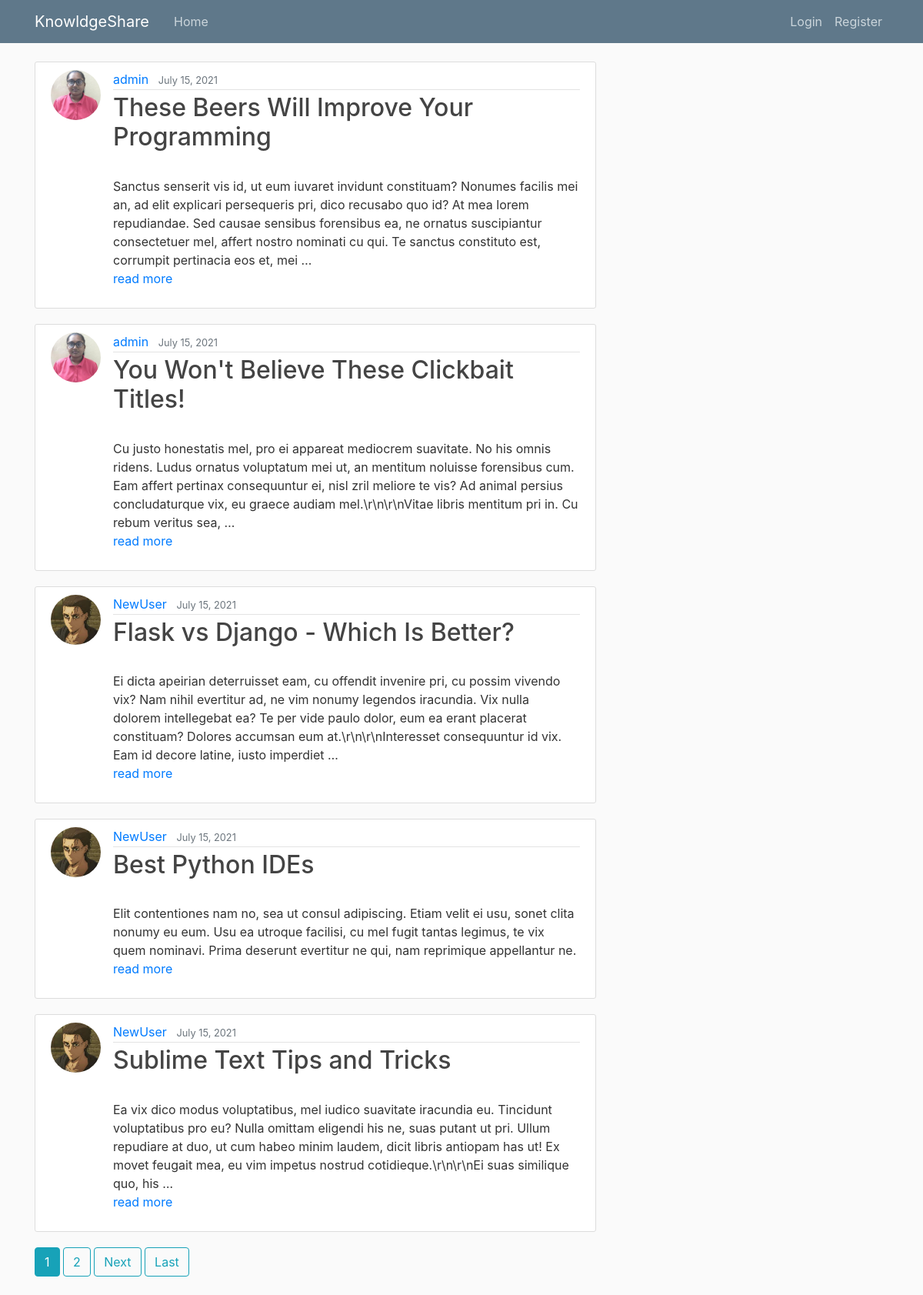
The page / on the database its author committed.
### home/models.py (models this page shows, shortened)
class post(models.Model):
    title = models.CharField(max_length=100)
    content = RichTextField(blank=True,null=True)
    date_posted = models.DateTimeField(default=timezone.now)
    author = models.ForeignKey(User,on_delete=CASCADE)
    likes = models.ManyToManyField(User,related_name='blog_posts')

### users/models.py (models this page shows, shortened)
class Profile(models.Model):
    user = models.OneToOneField(User,on_delete=CASCADE)
    image = models.ImageField(default='default1.jpeg',upload_to='profile_pics')

### home/views.py (the view)
# urls.py: path('', PostListView.as_view(), name='blog-home'),
class PostListView(ListView):
    model = post
    template_name = 'home/index.html'
    context_object_name = 'posts'
    ordering = ['-date_posted']
    paginate_by = 5

### home/templates/home/index.html (shortened to what this page needs)
{% extends "home/base.html" %}
{% block content %}
    {% for post in posts %}
        <article class="media content-section">
          <img src="{{post.author.profile.image.url}}" class="rounded-circle article-img">
          <div class="media-body">
            <div class="article-metadata">
              <a class="mr-2" href="{% url 'user-posts' post.author.username %}">{{ post.author }}</a>
              <small class="text-muted">{{ post.date_posted|date:"F d, Y" }}</small>
            </div>
            <h2><a class="article-title" href="{% url 'post-detail' post.id%}">{{ post.title }}</a></h2>
            <p class = "article-content">
              {{ post.content|safe|truncatewords:"50" }}
              <a href="{% url 'post-detail' post.id%}">read more</a>
            </p>
          </div>
        </article>
    {% endfor %}
    {% if is_paginated %}
        {% for num in page_obj.paginator.page_range %}
          {% if page_obj.number == num %}
          <a class= "btn btn-info mb-4" href="?page={{ num }}">{{num}}</a>
          {% elif num > page_obj.number|add:'-2' and num < page_obj.number|add:'2'  %}
          <a class= "btn btn-outline-info mb-4" href="?page={{ num }}">{{num}}</a>
          {% endif %}
        {% endfor %}
        {% if page_obj.has_next %}
          <a class= "btn btn-outline-info mb-4" href="?page={{ page_obj.next_page_number }}">Next</a>
          <a class= "btn btn-outline-info mb-4" href="?page={{ page_obj.paginator.num_pages }}">Last</a>
        {% endif %}
    {% endif %}
{% endblock content %}

### home/templates/home/base.html (shortened to what this page needs)
{% load static %}
<!DOCTYPE html>
<html>
<head>
    <link rel="stylesheet" href="https://maxcdn.bootstrapcdn.com/bootstrap/4.0.0/css/bootstrap.min.css">
    <link rel="stylesheet" href="https://cdnjs.cloudflare.com/ajax/libs/font-awesome/5.15.3/css/all.min.css" />
    <link rel="stylesheet" type="text/css" href="{% static 'home/main.css' %}">
</head>
<body>
    <header class="site-header">
      <nav class="navbar navbar-expand-md navbar-dark bg-steel fixed-top">
        <div class="container">
          <a class="navbar-brand mr-4" href="{% url 'blog-home' %}">KnowldgeShare</a>
          <div class="collapse navbar-collapse" id="navbarToggle">
            <div class="navbar-nav mr-auto">
              <a class="nav-item nav-link" href="{% url 'blog-home' %}">Home</a>
            </div>
            <div class="navbar-nav">
              {% if user.is_authenticated %}
              <a class="nav-item nav-link" href="{% url 'post-create' %}">New Post</a>
              <a class="nav-item nav-link" href="{% url 'profile' %}">{{ user.username }}</a>
              <a class="nav-item nav-link" href="{% url 'logout' %}">Logout</a>
              {% else %}
                <a class="nav-item nav-link" href="{% url 'login' %}">Login</a>
                <a class="nav-item nav-link" href="{% url 'register' %}">Register</a>
              {% endif %}
            </div>
          </div>
        </div>
      </nav>
    </header>
    <main role="main" class="container">
      <div class="row">
        <div class="col-md-8">
          {% block content %}{% endblock %}
        </div>
      </div>
    </main>
</body>
</html>

### home/static/home/main.css (style rules this page uses)
body { background: #fafafa; color: #333333; margin-top: 5rem; }
h1, h2, h3, h4, h5, h6 { color: #444444; }
.bg-steel { background-color: #5f788a; }
.site-header .navbar-nav .nav-link { color: #cbd5db; }
.content-section { background: #ffffff; padding: 10px 20px; border: 1px solid #dddddd; border-radius: 3px; margin-bottom: 20px; }
.article-title { color: #444444; }
.article-content { white-space: pre-line; }
.article-img { height: 65px; width: 65px; margin-right: 16px; }
.article-metadata { padding-bottom: 1px; margin-bottom: 4px; border-bottom: 1px solid #e3e3e3 }

### rows shown on the page
post: author.profile.image (picture), author "admin", date_posted "July 15, 2021", title "These Beers Will Improve Your Programming", content "Sanctus senserit vis id, ut eum iuvaret invidunt constituam? Nonumes facilis mei an, ad elit explicari persequeris pri, dico recusabo quo id? At mea lorem repudiandae. Sed causae sensibus forensibus ea, ne ornatus suscipiantur consectetuer mel, affert nostro nominati cu qui. Te sanctus constituto est, corrumpit pertinacia eos et, mei …"
post: author.profile.image (picture), author "admin", date_posted "July 15, 2021", title "You Won't Believe These Clickbait Titles!", content "Cu justo honestatis mel, pro ei appareat mediocrem suavitate. No his omnis ridens. Ludus ornatus voluptatum mei ut, an mentitum noluisse forensibus cum. Eam affert pertinax consequuntur ei, nisl zril meliore te vis? Ad animal persius concludaturque vix, eu graece audiam mel.\\r\\n\\r\\nVitae libris mentitum pri in. Cu rebum veritus sea, …"
post: author.profile.image (placeholder picture), author "NewUser", date_posted "July 15, 2021", title "Flask vs Django - Which Is Better?", content "Ei dicta apeirian deterruisset eam, cu offendit invenire pri, cu possim vivendo vix? Nam nihil evertitur ad, ne vim nonumy legendos iracundia. Vix nulla dolorem intellegebat ea? Te per vide paulo dolor, eum ea erant placerat constituam? Dolores accumsan eum at.\\r\\n\\r\\nInteresset consequuntur id vix. Eam id decore latine, iusto imperdiet …"
post: author.profile.image (placeholder picture), author "NewUser", date_posted "July 15, 2021", title "Best Python IDEs", content "Elit contentiones nam no, sea ut consul adipiscing. Etiam velit ei usu, sonet clita nonumy eu eum. Usu ea utroque facilisi, cu mel fugit tantas legimus, te vix quem nominavi. Prima deserunt evertitur ne qui, nam reprimique appellantur ne."
post: author.profile.image (placeholder picture), author "NewUser", date_posted "July 15, 2021", title "Sublime Text Tips and Tricks", content "Ea vix dico modus voluptatibus, mel iudico suavitate iracundia eu. Tincidunt voluptatibus pro eu? Nulla omittam eligendi his ne, suas putant ut pri. Ullum repudiare at duo, ut cum habeo minim laudem, dicit libris antiopam has ut! Ex movet feugait mea, eu vim impetus nostrud cotidieque.\\r\\n\\r\\nEi suas similique quo, his …"

### other values the page prints
{{ num }} "1"
{{ num }} "2"
